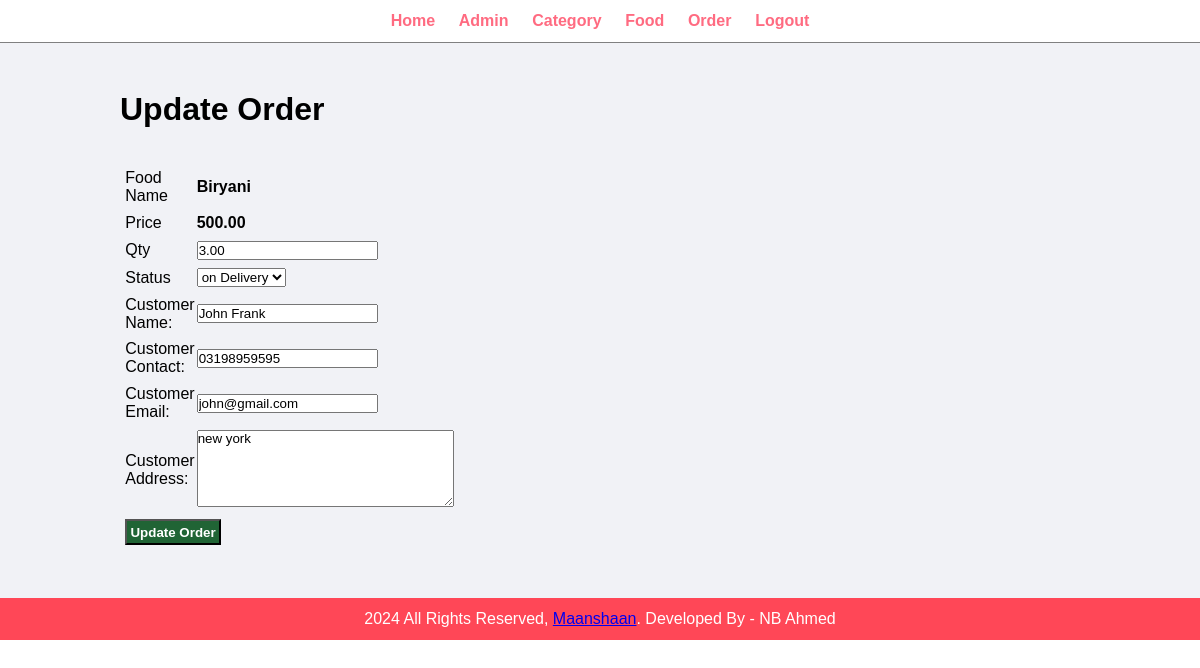
Page /admin/update-order.php?id=4 (signed in) on the committed database.
### tables this page shows
CREATE TABLE `tbl_order` (
  `id` int(10) UNSIGNED NOT NULL,
  `food` varchar(150) NOT NULL,
  `price` decimal(10,2) NOT NULL,
  `qty` decimal(10,2) NOT NULL,
  `total` varchar(250) NOT NULL,
  `order_date` datetime NOT NULL,
  `status` varchar(50) NOT NULL,
  `customer_name` varchar(150) NOT NULL,
  `customer_contact` varchar(20) NOT NULL,
  `customer_email` varchar(150) NOT NULL,
  `customer_address` varchar(250) NOT NULL
);

### admin/update-order.php (the view, shortened to what this page needs)
<?php include('partials/menu.php');?>
<div class="main-content">
    <div class="wrapper">
        <h1>Update Order</h1>
        <br><br>
        <?php
           if(isset($_GET['id']))
           {
            $id = $_GET['id'];
            $sql = "SELECT * FROM tbl_order WHERE id=$id";
            $res  = mysqli_query($conn, $sql);
            $count = mysqli_num_rows($res);
            if($count == 1)
            {
                $row = mysqli_fetch_assoc($res);
                $food = $row['food'];
                $price = $row['price'];
                $qty = $row['qty'];
                $status = $row['status'];
                $customer_name = $row['customer_name'];
                $customer_contact = $row['customer_contact'];
                $customer_email = $row['customer_email'];
                $customer_address = $row['customer_address'];
            }
            else
            {
                header('location:'.SITEURL.'admin/manage-order.php');
            }
           }
           else
           {
               header('location:'.SITEURL.'admin/manage-order.php');
           }
        ?>
        <form action="" method="POST">
        <table class='tbl30'>
            <tr>
                <td>Food Name</td>
                <td><b><?php echo $food; ?></b></td>
            </tr>
            <tr>
                <td>Price</td>
                <td>
                    <b><?php echo $price; ?></b>
                </td>
            </tr>
            <tr>
                <td>Qty</td>
                <td>
                    <input type="number" name="qty" value="<?php echo $qty; ?>">
                </td>
            </tr>
            <tr>
                <td>Status</td>
                <td>
                    <select name="status">
                        <option <?php if($status=="On Delivery"){echo "selected";} ?>  value="On Delivery">on Delivery</option>
                    </select>
                </td>
            </tr>
            <tr>
                <td>Customer Name: </td>
                <td>
                    <input type="text" name="customer_name" value="<?php echo $customer_name; ?>">
                </td>
            </tr>
            <tr>
                <td>Customer Contact: </td>
                <td>
                    <input type="text" name="customer_contact" value="<?php echo $customer_contact; ?>">
                </td>
            </tr>
            <tr>
                <td>Customer Email: </td>
                <td>
                    <input type="text" name="customer_email" value="<?php echo $customer_email; ?>">
                </td>
            </tr>
            <tr>
                <td>Customer Address: </td>
                <td>
                    <textarea name="customer_address" cols="30" rows="5"><?php echo $customer_address; ?></textarea>
                </td>
            </tr>
            <tr>
                <td colspan="2">
                    <input type="submit" name="submit" value="Update Order" class="btn-secondary">
                </td>
            </tr>
        </table>
        </form>
    </div>
</div>
<?php include('partials/footer1.php') ?>

### css/admin.css (style rules this page uses)
* { margin: 0; padding: 0; font-family: Arial, Helvetica, sans-serif; }
.wrapper { padding: 1%; width: 80%; margin: 0 auto; }
.tbl30 { width: 30%; }
table tr td { padding: 1%; }
.btn-secondary { background-color: #206435; padding: 1%; color: white; text-decoration: none; font-weight: bold; }
.main-content { background-color: #f1f2f6; padding: 3% 0; }

### rows in the picture
tbl_order: food "Biryani", price "500.00", qty "3.00", status "on Delivery", customer_name "John Frank", customer_contact "03198959595", customer_email "john@gmail.com", customer_address "new york"
